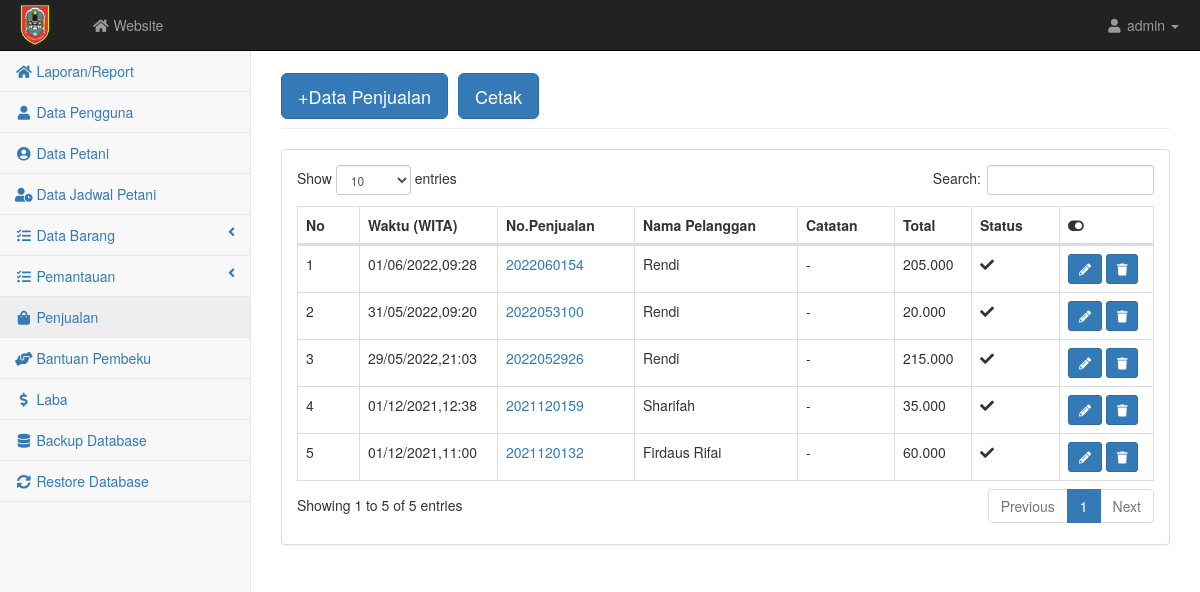
The page /admin/transaksi.php on the database its author committed.
### tables this page shows
CREATE TABLE `transaksi` (
  `notransaksi` varchar(15) NOT NULL,
  `id` int(5) NOT NULL,
  `tgl` datetime NOT NULL,
  `total` float NOT NULL,
  `catatan` varchar(100) NOT NULL,
  `konfirmasi` varchar(50) NOT NULL
);

CREATE TABLE `user` (
  `id` int(5) NOT NULL,
  `nama` varchar(100) NOT NULL,
  `username` varchar(10) NOT NULL,
  `password` varchar(10) NOT NULL,
  `nik` varchar(30) NOT NULL,
  `telp` varchar(15) NOT NULL,
  `alamat` text NOT NULL,
  `level` varchar(30) NOT NULL,
  `luaslahan` varchar(50) NOT NULL,
  `kelompok` varchar(50) NOT NULL,
  `file1` text NOT NULL,
  `file2` text NOT NULL,
  `file3` text NOT NULL,
  `status` varchar(50) NOT NULL
);

### admin/transaksi.php (the view, shortened to what this page needs)
<?php require('atas.php'); ?>
<div id="page-wrapper">
    <div class="container-fluid">
        <div class="row">
            <div class="col-lg-12">
                <h1 class="page-header">
                <button class="btn btn-primary btn-lg"><a href="transaksi_input.php" style="color: white; text-decoration: none">+Data Penjualan</a></button>
                <button type="button" class="btn btn-primary btn-lg" data-toggle="modal" data-target="#myModal"> Cetak </button></h1>
            </div>
        </div>
        <div class="row">
            <div class="col-lg-12">
                <div class="panel panel-default">
                    <div class="panel-body">
                        <div class="table-responsive">
                            <table class="table table-bordered table-hover" id="dataTables-example">
                                <thead class="success">
                                    <tr>
                                        <th>No</th>
                                        <th>Waktu (WITA)</th>
                                        <th>No.Penjualan</th>
                                        <th>Nama Pelanggan</th>
                                        <th>Catatan</th>
                                        <th>Total</th>
                                        <th>Status</th>
                                        <th><i class="fa fa-toggle-on"></i></th>
                                    </tr>
                                </thead>
                                <tbody>
                                    <?php $no=1; $query = mysqli_query($kon, "SELECT * FROM transaksi INNER JOIN user ON transaksi.id = user.id WHERE konfirmasi != '' ORDER BY tgl DESC");
                                        while($data = mysqli_fetch_array($query)){ ?>
                                            <tr class="odd gradeX">
                                                <td><?= $no++; ?></td>
                                                <td><?= date('d/m/Y,H:i',strtotime($data['tgl'])) ?></td>
                                                <td><a href="transaksi_detail.php?notransaksi=<?= $data['notransaksi'] ?>"><?= $data['notransaksi'] ?></a>
                                                </td>
                                                <td><?= $data['nama'] ?></td>
                                                <td><?= $data['catatan'] ?></td>
                                                <td><?= number_format($data['total'],0,'.','.') ?></td>
                                                <td><?php
                                                  if($data['konfirmasi'] == 'diterima'){
                                                    ?><i class='fas fa-check'></i><?php
                                                  }else if($data['konfirmasi'] == 'Ditolak'){
                                                    echo "<i class='fas fa-times'></i>";
                                                  }else if($data['konfirmasi'] == 'Menunggu'){
                                                    echo "<i class='fas fa-clock'></i>";
                                                  }  ?></td>
                                                <td>
                                                <a href="transaksi_edit.php?notransaksi=<?php echo $data['notransaksi']; ?>" class="btn btn-primary btn-sm"><i class="fa fa-pencil-alt"></i></a>
                                                <button class="btn btn-primary btn-sm" type="button" onclick="return confirm('Yakin ingin Menghapus?');"><a href="delete.php?notransaksi=<?php echo $data['notransaksi'] ?>&level=transaksi" style="color: white;"><i class="fa fa-trash"></i></a></button>
                                                </td>
                                            </tr>
                                        <?php } ?>
                                </tbody>
                            </table>
                        </div>
                    </div>
                </div>
            </div>
        </div>
    </div>
</div>
    </div>
<?php require('bawah.php') ?>

### admin/css/startmin.css (style rules this page uses)
body { background-color: #f8f8f8; }
#page-wrapper { padding-top: 30px; min-height: 568px; background-color: #fff; }
@media (min-width:768px) { #page-wrapper { position: inherit; margin-left: 250px; padding: 30px 15px 0 15px; border-left: 1px solid #e7e7e7; } }
table.dataTable thead .sorting, table.dataTable thead .sorting_asc, table.dataTable thead .sorting_desc, table.dataTable thead .sorting_asc_disabled, table.dataTable thead .sorting_desc_disabled { background: 0 0; }
table.dataTable thead .sorting_asc:after { content: "\f0de"; float: right; font-family: fontawesome; }
table.dataTable thead .sorting:after { content: "\f0dc"; float: right; font-family: fontawesome; color: rgba(50,50,50,.5); }

### rows shown on the page
transaksi: tgl "01/06/2022,09:28", notransaksi "2022060154", id.nama "Rendi", catatan "-", total "205.000", konfirmasi "diterima" (drawn)
transaksi: tgl "31/05/2022,09:20", notransaksi "2022053100", id.nama "Rendi", catatan "-", total "20.000", konfirmasi "diterima" (drawn)
transaksi: tgl "29/05/2022,21:03", notransaksi "2022052926", id.nama "Rendi", catatan "-", total "215.000", konfirmasi "diterima" (drawn)
transaksi: tgl "01/12/2021,12:38", notransaksi "2021120159", id.nama "Sharifah", catatan "-", total "35.000", konfirmasi "diterima" (drawn)
transaksi: tgl "01/12/2021,11:00", notransaksi "2021120132", id.nama "Firdaus Rifai", catatan "-", total "60.000", konfirmasi "diterima" (drawn)
